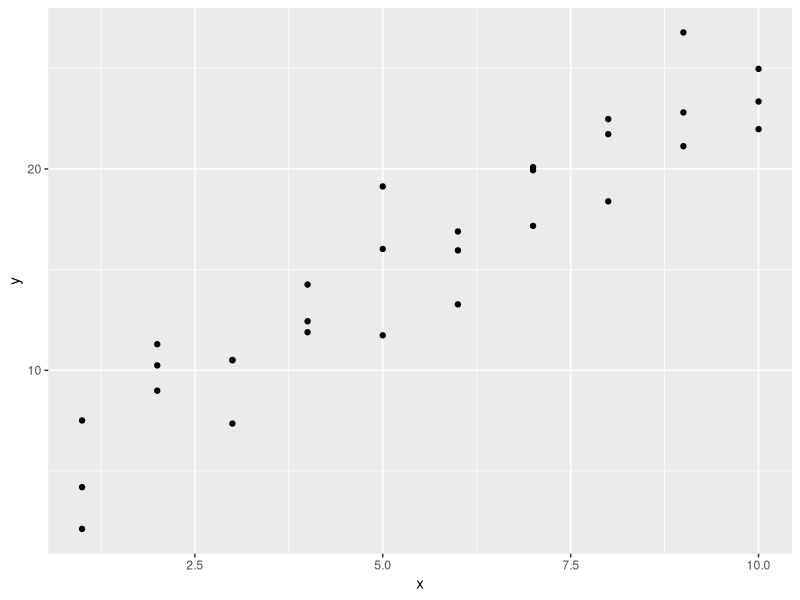
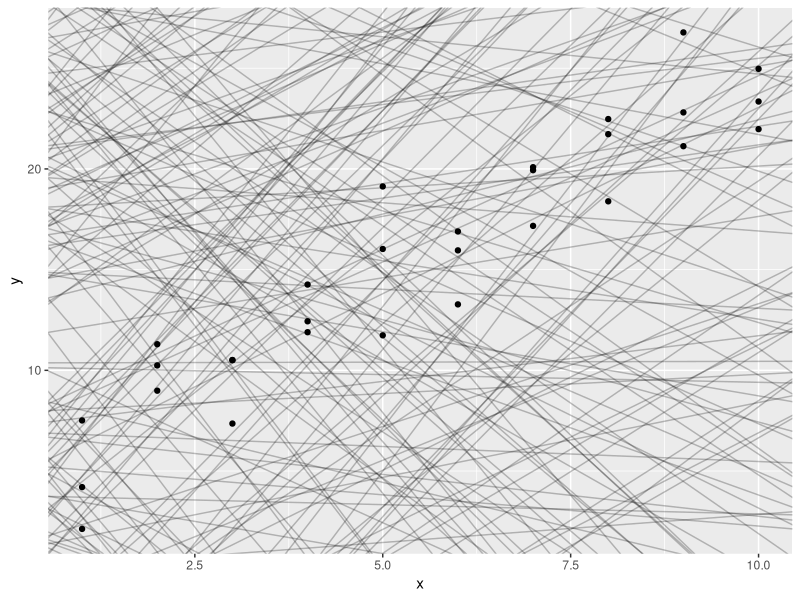
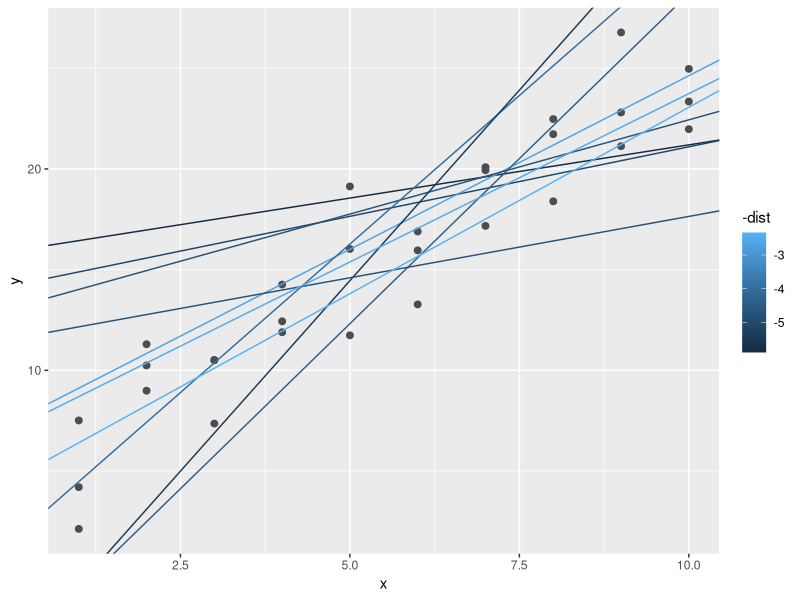
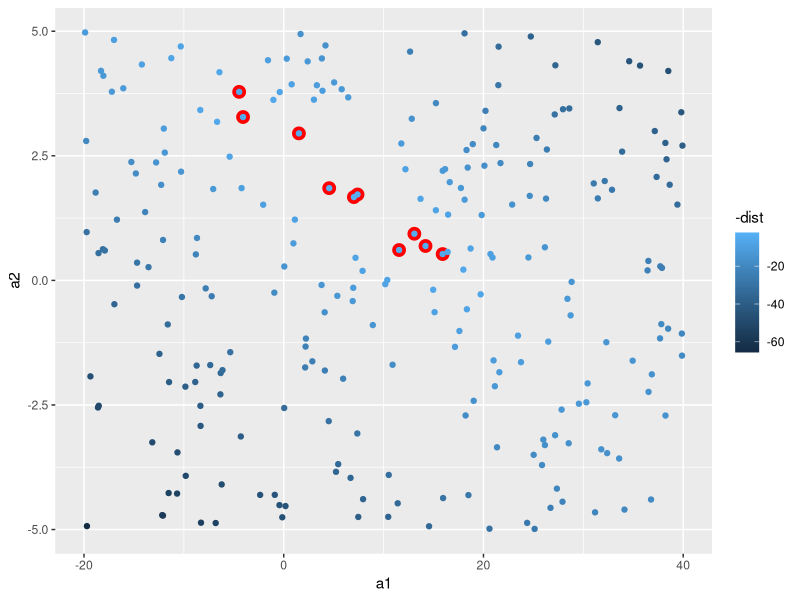
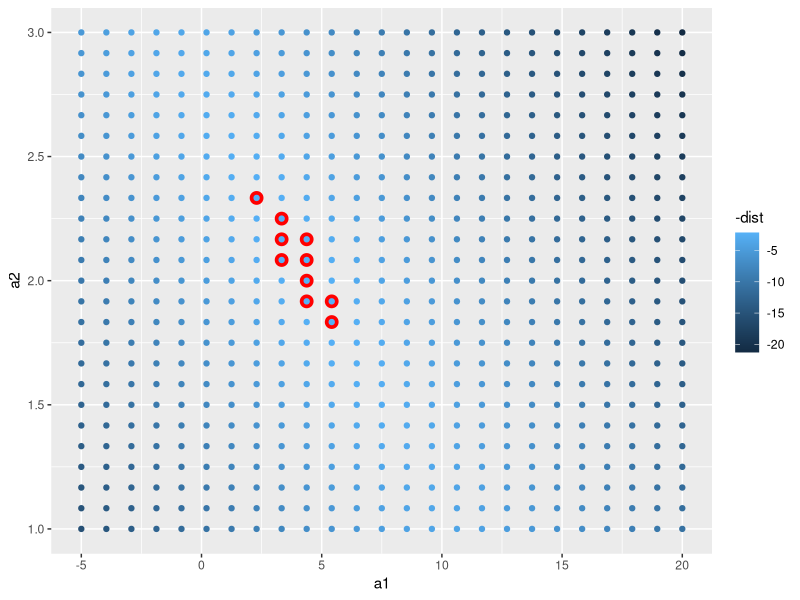
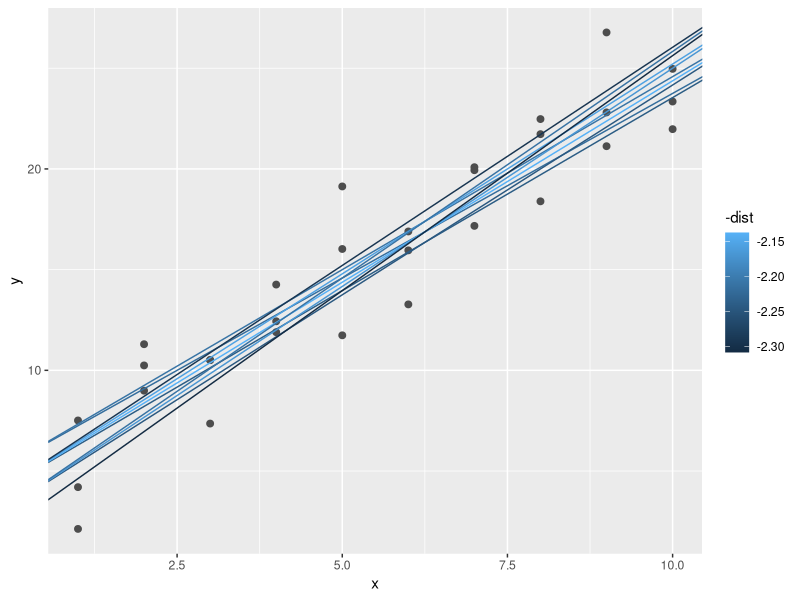
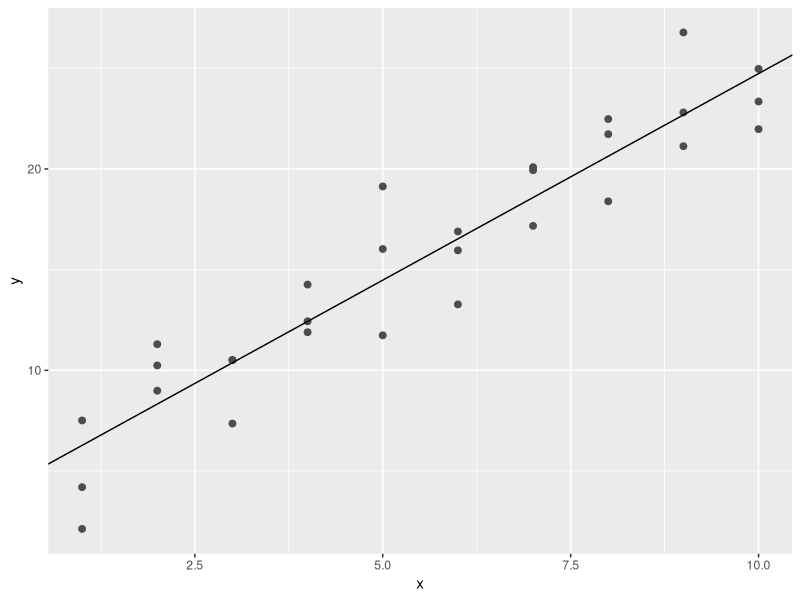
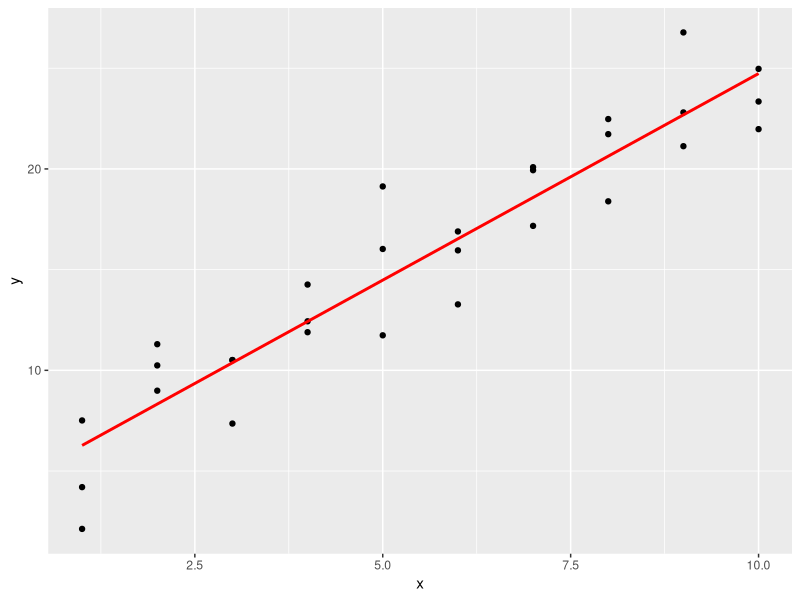

R code for these plots, in order:
library(tidyverse)

library(modelr)
options(na.action = na.warn)

# 模拟数据
ggplot(sim1, aes(x, y)) + 
    geom_point()

# 生成随机模型
models <- tibble(
    a1 = runif(250, -20, 40),
    a2 = runif(250, -5, 5)
)

ggplot(sim1, aes(x, y)) + 
    geom_abline(aes(intercept = a1, slope = a2), data = models, alpha = 1/4) +
    geom_point() 

# 计算预测值
model1 <- function(a, data) {
    a[1] + data$x * a[2]
}
model1(c(7, 1.5), sim1)

# 计算预测值与实际值之间的差距
measure_distance <- function(mod, data) {
    diff <- data$y - model1(mod, data)
    sqrt(mean(diff ^ 2))
}
measure_distance(c(7, 1.5), sim1)

sim1_dist <- function(a1, a2) {
    measure_distance(c(a1, a2), sim1)
}

models <- models %>% 
    mutate(dist = purrr::map2_dbl(a1, a2, sim1_dist))
models

# 找出最好的10个模型
ggplot(sim1, aes(x, y)) + 
    geom_point(size = 2, colour = "grey30") + 
    geom_abline(
        aes(intercept = a1, slope = a2, colour = -dist), 
        data = filter(models, rank(dist) <= 10)
    )

# 可视化所有模型
ggplot(models, aes(a1, a2)) +
    geom_point(data = filter(models, rank(dist) <= 10), size = 4, colour = "red") +
    geom_point(aes(colour = -dist))

# 使用网格找到最好的模型
grid <- expand.grid(
    a1 = seq(-5, 20, length = 25),
    a2 = seq(1, 3, length = 25)
) %>% 
    mutate(dist = purrr::map2_dbl(a1, a2, sim1_dist))

grid %>% 
    ggplot(aes(a1, a2)) +
    geom_point(data = filter(grid, rank(dist) <= 10), size = 4, colour = "red") +
    geom_point(aes(colour = -dist)) 

ggplot(sim1, aes(x, y)) + 
    geom_point(size = 2, colour = "grey30") + 
    geom_abline(
        aes(intercept = a1, slope = a2, colour = -dist), 
        data = filter(grid, rank(dist) <= 10)
    )

# 使用牛顿-拉弗森得到最好的模型
best <- optim(c(0, 0), measure_distance, data = sim1)
best$par

ggplot(sim1, aes(x, y)) + 
    geom_point(size = 2, colour = "grey30") + 
    geom_abline(intercept = best$par[1], slope = best$par[2])

# 使用lm()得到最好的模型
sim1_mod <- lm(y ~ x, data = sim1)
coef(sim1_mod)

# 2. 可视化模型
# 计算数据网格
grid <- sim1 %>% 
    data_grid(x) 
grid

# 添加预测值
grid <- grid %>% 
    add_predictions(sim1_mod) 
grid

# 可视化预测值
ggplot(sim1, aes(x)) +
    geom_point(aes(y = y)) +
    geom_line(aes(y = pred), data = grid, colour = "red", size = 1)

# 添加残差
sim1 <- sim1 %>% 
    add_residuals(sim1_mod)
sim1

# 残差频率图
ggplot(sim1, aes(resid)) + 
    geom_freqpoly(binwidth = 0.5)

# 残差分布图
ggplot(sim1, aes(x, resid)) + 
    geom_ref_line(h = 0) +
    geom_point()

# 
